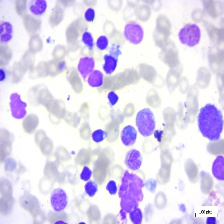
#> input picture Original/Benign/WBC-Benign-109.jpg, 224 x 224 px, found by its file name; its folder holds only this picture in this run
$ jupyter execute --allow-errors Efficiennet_Colabversion_preprocess.ipynb
#> lines starting #> are read from the running program, lines starting #| are printed output that depends on the picture
<a href="https://colab.research.google.com/github/Fnriquel/281-Project/blob/main/Efficiennet_Colabversion_preprocess.ipynb" target="_parent"></a>

[cell 1]
from google.colab import drive
drive.mount('/content/drive')

[cell 2]
import charset_normalizer
import tensorflow as tf
import numpy as np
import matplotlib.pyplot as plt
import pandas as pd
import cv2
import os
from tensorflow import keras
from tensorflow.keras.preprocessing.image import ImageDataGenerator
from tensorflow.keras.applications.efficientnet import preprocess_input
from tensorflow.keras.applications import EfficientNetB3
from tensorflow.keras.layers import Dense, GlobalAveragePooling2D, Dropout, GlobalMaxPool2D
from tensorflow.keras.models import Model
from tensorflow.keras.optimizers import Adam, Adamax, SGD, Adagrad
from sklearn.model_selection import train_test_split
from tensorflow.keras.preprocessing.image import img_to_array
from pathlib import Path
from sklearn.cluster import KMeans

[cell 3]
source_dir = "/content/drive/MyDrive/W281/Original"
train_dir = "/content/drive/MyDrive/W281/Train_image"
val_dir = "/content/drive/MyDrive/W281/val_image"
test_dir = "/content/drive/MyDrive/W281/Test_image"

[cell 4]
import cv2

# [174 lines left out: functions img_norm, img_seg_lab, min_max_intensity_normalization, adaptive_hist_eq, not called in this run]

## function to do histogram normalization
from skimage import exposure, color

# [27 lines left out: functions hist_norm, get_images_processing, not called in this run]

[cell 5]
import cv2
import numpy as np
import matplotlib.pyplot as plt
import os

main_directory = "/content/drive/MyDrive/W281/Original"
class_folders = os.listdir(main_directory)

def brightness(image):
    return np.mean(image)

def contrast(image):
    return np.std(image)

def update_histogram(hist, values, bins):
    new_hist, _ = np.histogram(values, bins=bins)
    return hist + new_hist

bins = 256
brightness_hist = np.zeros(bins)
contrast_hist = np.zeros(bins)

batch_size = 50
bins_brightness = np.linspace(0, 255, bins + 1)
bins_contrast = np.linspace(0, 255, bins + 1)

for class_folder in class_folders:
    class_directory = os.path.join(main_directory, class_folder)
    image_filenames = os.listdir(class_directory)

    for i in range(0, len(image_filenames), batch_size):
        batch_filenames = image_filenames[i:i+batch_size]

        brightness_values = []
        contrast_values = []

        for filename in batch_filenames:
            img_path = os.path.join(class_directory, filename)
            img = cv2.imread(img_path)
#> img is the input picture: shape (224, 224, 3); mean B, G, R 238.9, 213.4, 221.7
            img_gray = cv2.cvtColor(img, cv2.COLOR_BGR2GRAY)
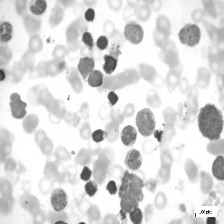
#> img_gray: shape (224, 224); min 28, max 255, mean 218.8

            brightness_values.append(brightness(img_gray))
            contrast_values.append(contrast(img_gray))

        brightness_hist = update_histogram(brightness_hist, brightness_values, bins_brightness)
#> in update_histogram, `new_hist, _ = np.histogram(values, bins=bins)`: new_hist = 256 values, max 1 at index 219, min 0 at index 0, mean 0.00391
#> brightness_hist has the same summary as new_hist in update_histogram
        contrast_hist = update_histogram(contrast_hist, contrast_values, bins_contrast)
#> contrast_hist = 256 values, max 1 at index 40, min 0 at index 0, mean 0.00391
#> pass 2 of the loop `for class_folder in class_folders:`:
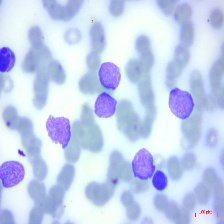
#> input picture Original/Early/WBC-Malignant-Early-015.jpg, 224 x 224 px, found by its file name
#> img is the input picture: shape (224, 224, 3); mean B, G, R 239.8, 210.3, 196.8
#> `img_gray = cv2.cvtColor(img, cv2.COLOR_BGR2GRAY)`:
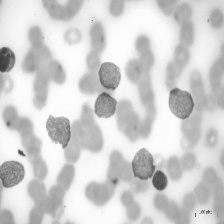
#> img_gray: shape (224, 224); min 55, max 254, mean 209.6
#> brightness_hist = 256 values, max 1 at index 210, min 0 at index 0, mean 0.00781
#> contrast_hist = 256 values, max 1 at index 34, min 0 at index 0, mean 0.00781

# Create subplots
fig, (ax1, ax2) = plt.subplots(1, 2, figsize=(12, 6))

# Plot brightness histogram
ax1.bar(np.arange(bins), brightness_hist, color='orange', alpha=0.7)
ax1.set_title('Brightness distribution')
ax1.set_xlabel('Brightness values')
ax1.set_ylabel('Frequency')

# Plot contrast histogram
ax2.bar(np.arange(bins), contrast_hist, color='purple', alpha=0.7)
ax2.set_title('Contrast distribution')
ax2.set_xlabel('Contrast values')
ax2.set_ylabel('Frequency')

plt.show()
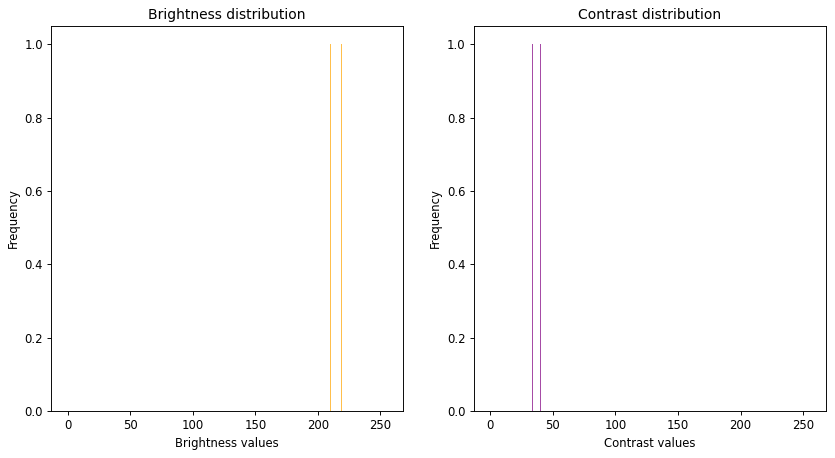
#> figure drawn by matplotlib, 2 panels

[cell 6]
import cv2
import numpy as np
import os
import matplotlib.pyplot as plt

main_directory = "/content/drive/MyDrive/W281/Original"
class_folders = os.listdir(main_directory)

means = []
stds = []

batch_size = 50

for class_folder in class_folders:
    class_directory = os.path.join(main_directory, class_folder)
    image_filenames = os.listdir(class_directory)

    for i in range(0, len(image_filenames), batch_size):
        batch_filenames = image_filenames[i:i+batch_size]
        batch_means = []
        batch_stds = []

        for filename in batch_filenames:
            img_path = os.path.join(class_directory, filename)
            img = cv2.imread(img_path)
            img_rgb = cv2.cvtColor(img, cv2.COLOR_BGR2RGB)

            mean = img_rgb.mean(axis=(0, 1))
#> mean = [221.7, 213.4, 238.9]
            std = img_rgb.std(axis=(0, 1))
#> std = [36.33, 50.17, 14.86]

            batch_means.append(mean)
            batch_stds.append(std)

        means.extend(batch_means)
        stds.extend(batch_stds)
#> pass 2 of the loop `for class_folder in class_folders:`:
#> mean = [196.8, 210.3, 239.8]
#> std = [34.88, 39.74, 14.49]

means = np.array(means)
#> means = [[221.7, 213.4, 238.9], [196.8, 210.3, 239.8]]
stds = np.array(stds)
#> stds = [[36.33, 50.17, 14.86], [34.88, 39.74, 14.49]]

colors = ['red', 'green', 'blue']
bins = 50

fig, axs = plt.subplots(2, 3, figsize=(18, 10))

for i, color in enumerate(colors):
    axs[0, i].hist(means[:, i], bins=bins, color=color, alpha=0.7)
    axs[0, i].set_title(f'Mean {color} channel distribution')
    axs[0, i].set_xlabel('Mean values')
    axs[0, i].set_ylabel('Frequency')

    axs[1, i].hist(stds[:, i], bins=bins, color=color, alpha=0.7)
    axs[1, i].set_title(f'Standard Deviation {color} channel distribution')
    axs[1, i].set_xlabel('Standard Deviation values')
    axs[1, i].set_ylabel('Frequency')

plt.tight_layout()
plt.show()
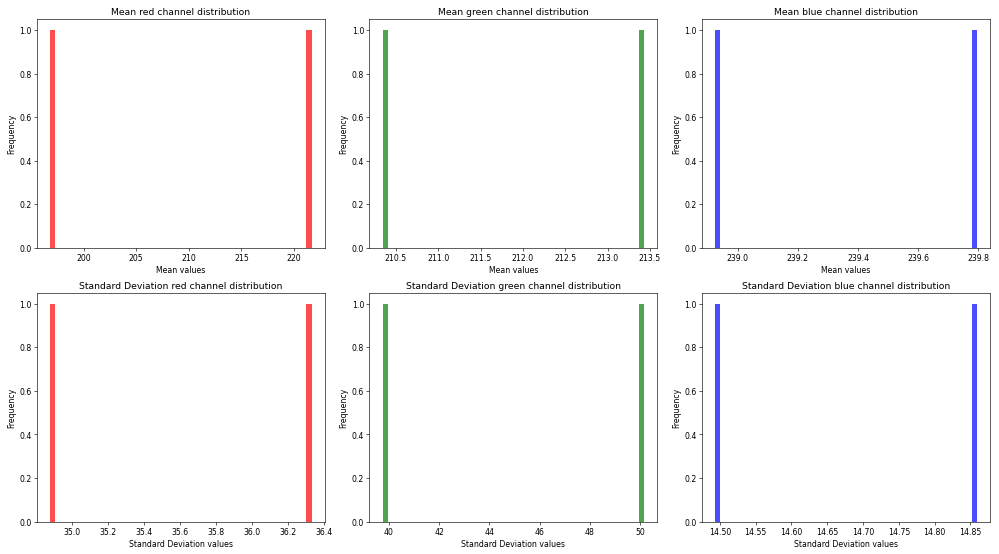
#> figure drawn by matplotlib, 6 panels

Only run the cell bellow to create the 3 folders Train and Test and validate.

[cell 7]
import os
import shutil
import random

# Create train, validation, and test directories
os.makedirs(train_dir, exist_ok=True)
os.makedirs(val_dir, exist_ok=True)
os.makedirs(test_dir, exist_ok=True)

# Set the percentage of images to use for training, validation, and testing
train_percentage = 0.6
validation_percentage = 0.2

# Loop through each sub-directory in the source directory
for subdir in os.listdir(source_dir):
    subdir_path = os.path.join(source_dir, subdir)

    # Create train, validation, and test sub-directories
    os.makedirs(os.path.join(train_dir, subdir), exist_ok=True)
    os.makedirs(os.path.join(val_dir, subdir), exist_ok=True)
    os.makedirs(os.path.join(test_dir, subdir), exist_ok=True)

    # Split the images between train, validation, and test sets
    images = os.listdir(subdir_path)
    random.shuffle(images)
    train_split_index = int(train_percentage * len(images))
    validation_split_index = int((train_percentage + validation_percentage) * len(images))

    train_images = images[:train_split_index]
    validation_images = images[train_split_index:validation_split_index]
    test_images = images[validation_split_index:]

    # Copy the train images to the train directory
    for image in train_images:
        source = os.path.join(subdir_path, image)
        destination = os.path.join(train_dir, subdir, image)
        shutil.copy(source, destination)

    # Copy the validation images to the validation directory
    for image in validation_images:
        source = os.path.join(subdir_path, image)
        destination = os.path.join(val_dir, subdir, image)
        shutil.copy(source, destination)

    # Copy the test images to the test directory
    for image in test_images:
        source = os.path.join(subdir_path, image)
        destination = os.path.join(test_dir, subdir, image)
        shutil.copy(source, destination)
#> pass 2 of the loop `for subdir in os.listdir(source_dir):`:
